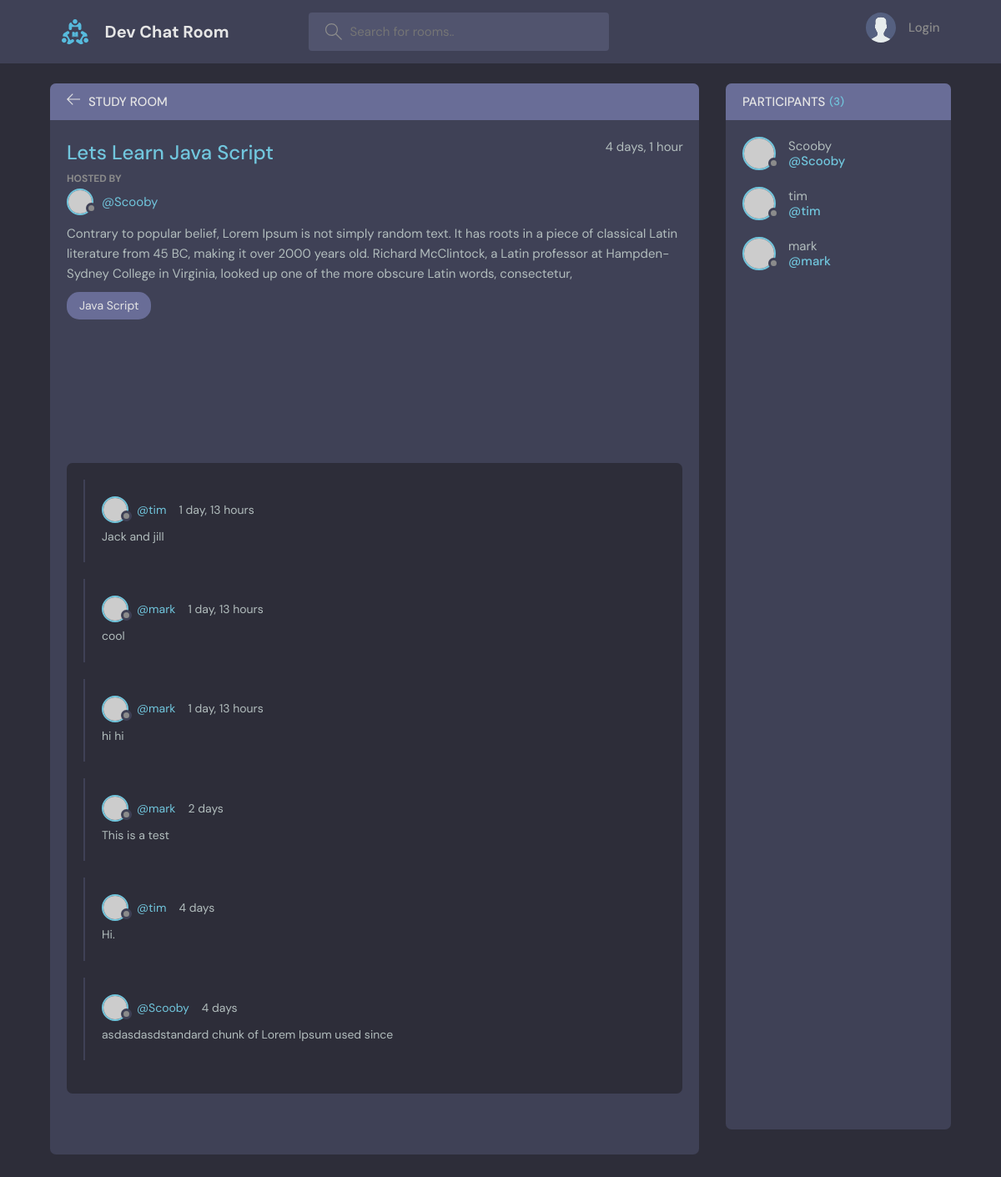
The app's page /room/1/, older data.
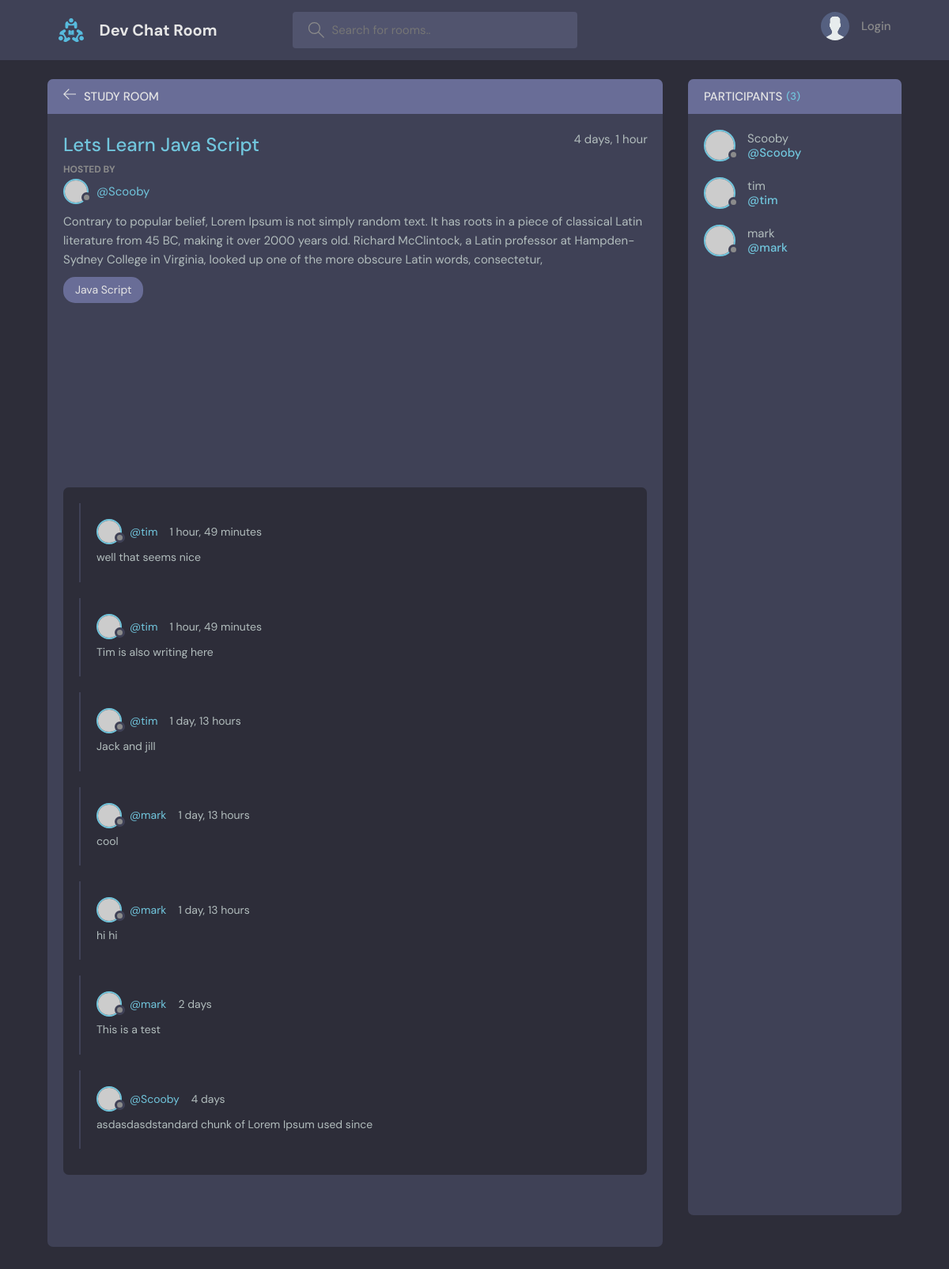
The same page, newer data.
### base/models.py (models this page shows)
class Message(models.Model):
    user = models.ForeignKey(User,on_delete = models.CASCADE)
    room = models.ForeignKey(Room, on_delete =models.CASCADE)
    body = models.TextField ()
    updated = models.DateTimeField(auto_now=True)
    created = models.DateTimeField(auto_now_add=True)
    class Meta:
        ordering = ['-updated','-created']
    def __str__(self):
        return self.body[0:50]

### base/views.py (the view, shortened to what this page needs)
# urls.py: path('room/<str:pk>/',views.room, name="room"),
def room(request ,pk):
    room = Room.objects.get(id=pk)
    room_messages =room.message_set.all().order_by('-created')
    participants = room.participants.all().order_by('-participants')
    context = {'room':room,'room_messages':room_messages,'participants':participants}
    return render(request, 'base/room.html',context)

### base/models.py (called while the page is built)
    def __str__(self):
        return self.name

### base/templates/base/room.html (shortened to what this page needs)
{% extends 'main.html' %}
{% block content %}
    <main class="profile-page layout layout--2">
      <div class="container">
        <div class="room">
          <div class="room__top">
            <div class="room__topLeft">
              <a href="{%url 'home' %}"">
                <svg version="1.1" xmlns="http://www.w3.org/2000/svg" width="32" height="32" viewBox="0 0 32 32">
                  <title>arrow-left</title>
                  <path
                    d="M13.723 2.286l-13.723 13.714 13.719 13.714 1.616-1.611-10.96-10.96h27.625v-2.286h-27.625l10.965-10.965-1.616-1.607z"
                  ></path>
                </svg>
              </a>
              <h3>Study Room</h3>
            </div>
          </div>
          <div class="room__box scroll">
            <div class="room__header scroll">
              <div class="room__info">
                <h3>{{room.name}}</h3>
                <span>{{room.created | timesince}}</span>
              </div>
              <div class="room__hosted">
                <p>Hosted By</p>
                <a href="{%url 'user-profile' room.host.id%}" class="room__author">
                  <div class="avatar avatar--small">
                    <img src="https://randomuser.me/api/portraits/men/37.jpg" />
                  </div>
                  <span>@{{room.host}}</span>
                </a>
              </div>
              <div class="room__details">
                <p>{{room.description}}</p>
              </div>
              <span class="room__topics">{{room.topic}}</span>
            </div>
            <div class="room__conversation">
              <div class="threads scroll">
                {% for messages in room_messages%}
                <div class="thread">
                  <div class="thread__top">
                    <div class="thread__author">
                      <a href="#" class="thread__authorInfo">
                        <div class="avatar avatar--small">
                          <img src="https://randomuser.me/api/portraits/men/37.jpg" />
                        </div>
                        <span>@{{messages.user}}</span>
                      </a>
                      <span class="thread__date">{{messages.created | timesince}}</span>
                    </div>
                  </div>
                  <div class="thread__details">
                    <p>{{messages}}</p>
                  </div>
                </div>
                {%endfor%}
              </div>
            </div>
          </div>
        </div>
        <div class="participants">
          <h3 class="participants__top">Participants <span>({{participants.count}})</span></h3>
          <div class="participants__list scroll">
            {% for user in participants %}
            <a href="{% url 'user-profile' user.id %}" class="participant">
              <div class="avatar avatar--medium">
                <img src="https://randomuser.me/api/portraits/men/37.jpg" />
              </div>
              <p>
                {{user.username}}
                <span>@{{user.username}}</span>
              </p>
            </a>
            {%endfor%}
          </div>
        </div>
      </div>
    </main>
{% endblock content %}

Row changes from the older to the newer data that the page shows:
removed Message: user "tim", created "4 days", body "Hi."
added Message: user "tim", created "1 hour, 49 minutes", body "well that seems nice"
added Message: user "tim", created "1 hour, 49 minutes", body "Tim is also writing here"
